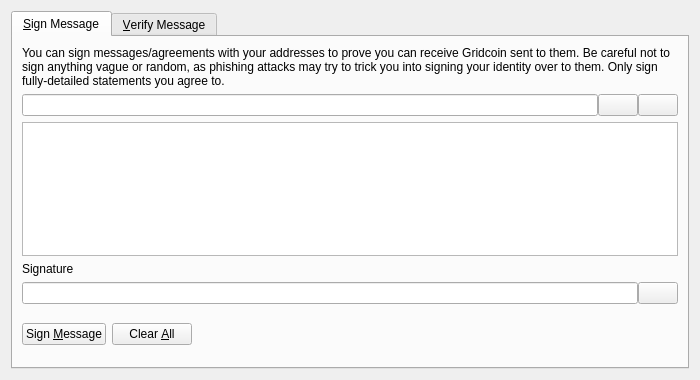
<?xml version="1.0" encoding="UTF-8"?>
<ui version="4.0">
 <class>SignVerifyMessageDialog</class>
 <widget class="QDialog" name="SignVerifyMessageDialog">
  <property name="geometry">
   <rect>
    <x>0</x>
    <y>0</y>
    <width>700</width>
    <height>380</height>
   </rect>
  </property>
  <property name="windowTitle">
   <string>Signatures - Sign / Verify a Message</string>
  </property>
  <property name="modal">
   <bool>true</bool>
  </property>
  <layout class="QVBoxLayout" name="verticalLayout">
   <item>
    <widget class="QTabWidget" name="tabWidget">
     <property name="currentIndex">
      <number>0</number>
     </property>
     <widget class="QWidget" name="tabSignMessage">
      <attribute name="title">
       <string>&amp;Sign Message</string>
      </attribute>
      <layout class="QVBoxLayout" name="verticalLayout_SM">
       <item>
        <widget class="QLabel" name="infoLabel_SM">
         <property name="text">
          <string>You can sign messages/agreements with your addresses to prove you can receive Gridcoin sent to them. Be careful not to sign anything vague or random, as phishing attacks may try to trick you into signing your identity over to them. Only sign fully-detailed statements you agree to.</string>
         </property>
         <property name="textFormat">
          <enum>Qt::PlainText</enum>
         </property>
         <property name="wordWrap">
          <bool>true</bool>
         </property>
        </widget>
       </item>
       <item>
        <layout class="QHBoxLayout" name="horizontalLayout_1_SM">
         <property name="spacing">
          <number>0</number>
         </property>
         <item>
          <widget class="QValidatedLineEdit" name="addressIn_SM">
           <property name="toolTip">
            <string>The Gridcoin address to sign the message with</string>
           </property>
          </widget>
         </item>
         <item>
          <widget class="QPushButton" name="addressBookButton_SM">
           <property name="toolTip">
            <string>Choose previously used address</string>
           </property>
           <property name="text">
            <string/>
           </property>
           <property name="shortcut">
            <string>Alt+A</string>
           </property>
           <property name="autoDefault">
            <bool>false</bool>
           </property>
          </widget>
         </item>
         <item>
          <widget class="QPushButton" name="pasteButton_SM">
           <property name="toolTip">
            <string>Paste address from clipboard</string>
           </property>
           <property name="text">
            <string/>
           </property>
           <property name="shortcut">
            <string>Alt+P</string>
           </property>
           <property name="autoDefault">
            <bool>false</bool>
           </property>
          </widget>
         </item>
        </layout>
       </item>
       <item>
        <widget class="QPlainTextEdit" name="messageIn_SM">
         <property name="toolTip">
          <string>Enter the message you want to sign here</string>
         </property>
        </widget>
       </item>
       <item>
        <widget class="QLabel" name="signatureLabel_SM">
         <property name="text">
          <string>Signature</string>
         </property>
         <property name="textFormat">
          <enum>Qt::PlainText</enum>
         </property>
        </widget>
       </item>
       <item>
        <layout class="QHBoxLayout" name="horizontalLayout_2_SM">
         <property name="spacing">
          <number>0</number>
         </property>
         <item>
          <widget class="QLineEdit" name="signatureOut_SM">
           <property name="font">
            <font>
             <italic>true</italic>
            </font>
           </property>
           <property name="readOnly">
            <bool>true</bool>
           </property>
          </widget>
         </item>
         <item>
          <widget class="QPushButton" name="copySignatureButton_SM">
           <property name="toolTip">
            <string>Copy the current signature to the system clipboard</string>
           </property>
           <property name="text">
            <string/>
           </property>
           <property name="autoDefault">
            <bool>false</bool>
           </property>
          </widget>
         </item>
        </layout>
       </item>
       <item>
        <layout class="QHBoxLayout" name="horizontalLayout_3_SM">
         <item>
          <widget class="QPushButton" name="signMessageButton_SM">
           <property name="toolTip">
            <string>Sign the message to prove you own this Gridcoin address</string>
           </property>
           <property name="text">
            <string>Sign &amp;Message</string>
           </property>
           <property name="autoDefault">
            <bool>false</bool>
           </property>
          </widget>
         </item>
         <item>
          <widget class="QPushButton" name="clearButton_SM">
           <property name="toolTip">
            <string>Reset all sign message fields</string>
           </property>
           <property name="text">
            <string>Clear &amp;All</string>
           </property>
           <property name="autoDefault">
            <bool>false</bool>
           </property>
          </widget>
         </item>
         <item>
          <spacer name="horizontalSpacer_1_SM">
           <property name="orientation">
            <enum>Qt::Horizontal</enum>
           </property>
           <property name="sizeHint" stdset="0">
            <size>
             <width>40</width>
             <height>48</height>
            </size>
           </property>
          </spacer>
         </item>
         <item>
          <widget class="QLabel" name="statusLabel_SM">
           <property name="font">
            <font>
             <weight>75</weight>
             <bold>true</bold>
            </font>
           </property>
           <property name="text">
            <string/>
           </property>
           <property name="wordWrap">
            <bool>true</bool>
           </property>
          </widget>
         </item>
         <item>
          <spacer name="horizontalSpacer_2_SM">
           <property name="orientation">
            <enum>Qt::Horizontal</enum>
           </property>
           <property name="sizeHint" stdset="0">
            <size>
             <width>40</width>
             <height>48</height>
            </size>
           </property>
          </spacer>
         </item>
        </layout>
       </item>
      </layout>
     </widget>
     <widget class="QWidget" name="tabVerifyMessage">
      <attribute name="title">
       <string>&amp;Verify Message</string>
      </attribute>
      <layout class="QVBoxLayout" name="verticalLayout_VM">
       <item>
        <widget class="QLabel" name="infoLabel_VM">
         <property name="text">
          <string>Enter the receiver's address, message (ensure you copy line breaks, spaces, tabs, etc. exactly) and signature below to verify the message. Be careful not to read more into the signature than what is in the signed message itself, to avoid being tricked by a man-in-the-middle attack. Note that this only proves the signing party receives with the address, it cannot prove sendership of any transaction!</string>
         </property>
         <property name="textFormat">
          <enum>Qt::PlainText</enum>
         </property>
         <property name="alignment">
          <set>Qt::AlignLeading|Qt::AlignLeft|Qt::AlignTop</set>
         </property>
         <property name="wordWrap">
          <bool>true</bool>
         </property>
        </widget>
       </item>
       <item>
        <layout class="QHBoxLayout" name="horizontalLayout_1_VM">
         <property name="spacing">
          <number>0</number>
         </property>
         <item>
          <widget class="QValidatedLineEdit" name="addressIn_VM">
           <property name="toolTip">
            <string>The Gridcoin address the message was signed with</string>
           </property>
          </widget>
         </item>
         <item>
          <widget class="QPushButton" name="addressBookButton_VM">
           <property name="toolTip">
            <string>Choose previously used address</string>
           </property>
           <property name="text">
            <string/>
           </property>
           <property name="shortcut">
            <string>Alt+A</string>
           </property>
           <property name="autoDefault">
            <bool>false</bool>
           </property>
          </widget>
         </item>
        </layout>
       </item>
       <item>
        <widget class="QPlainTextEdit" name="messageIn_VM"/>
       </item>
       <item>
        <widget class="QValidatedLineEdit" name="signatureIn_VM"/>
       </item>
       <item>
        <layout class="QHBoxLayout" name="horizontalLayout_2_VM">
         <item>
          <widget class="QPushButton" name="verifyMessageButton_VM">
           <property name="toolTip">
            <string>Verify the message to ensure it was signed with the specified Gridcoin address</string>
           </property>
           <property name="text">
            <string>Verify &amp;Message</string>
           </property>
           <property name="autoDefault">
            <bool>false</bool>
           </property>
          </widget>
         </item>
         <item>
          <widget class="QPushButton" name="clearButton_VM">
           <property name="toolTip">
            <string>Reset all verify message fields</string>
           </property>
           <property name="text">
            <string>Clear &amp;All</string>
           </property>
           <property name="autoDefault">
            <bool>false</bool>
           </property>
          </widget>
         </item>
         <item>
          <spacer name="horizontalSpacer_1_VM">
           <property name="orientation">
            <enum>Qt::Horizontal</enum>
           </property>
           <property name="sizeHint" stdset="0">
            <size>
             <width>40</width>
             <height>48</height>
            </size>
           </property>
          </spacer>
         </item>
         <item>
          <widget class="QLabel" name="statusLabel_VM">
           <property name="font">
            <font>
             <weight>75</weight>
             <bold>true</bold>
            </font>
           </property>
           <property name="text">
            <string/>
           </property>
           <property name="wordWrap">
            <bool>true</bool>
           </property>
          </widget>
         </item>
         <item>
          <spacer name="horizontalSpacer_2_VM">
           <property name="orientation">
            <enum>Qt::Horizontal</enum>
           </property>
           <property name="sizeHint" stdset="0">
            <size>
             <width>40</width>
             <height>48</height>
            </size>
           </property>
          </spacer>
         </item>
        </layout>
       </item>
      </layout>
     </widget>
    </widget>
   </item>
  </layout>
 </widget>
 <customwidgets>
  <customwidget>
   <class>QValidatedLineEdit</class>
   <extends>QLineEdit</extends>
   <header>qvalidatedlineedit.h</header>
  </customwidget>
 </customwidgets>
 <resources>
  <include location="../gridcoin.qrc"/>
 </resources>
 <connections/>
</ui>
